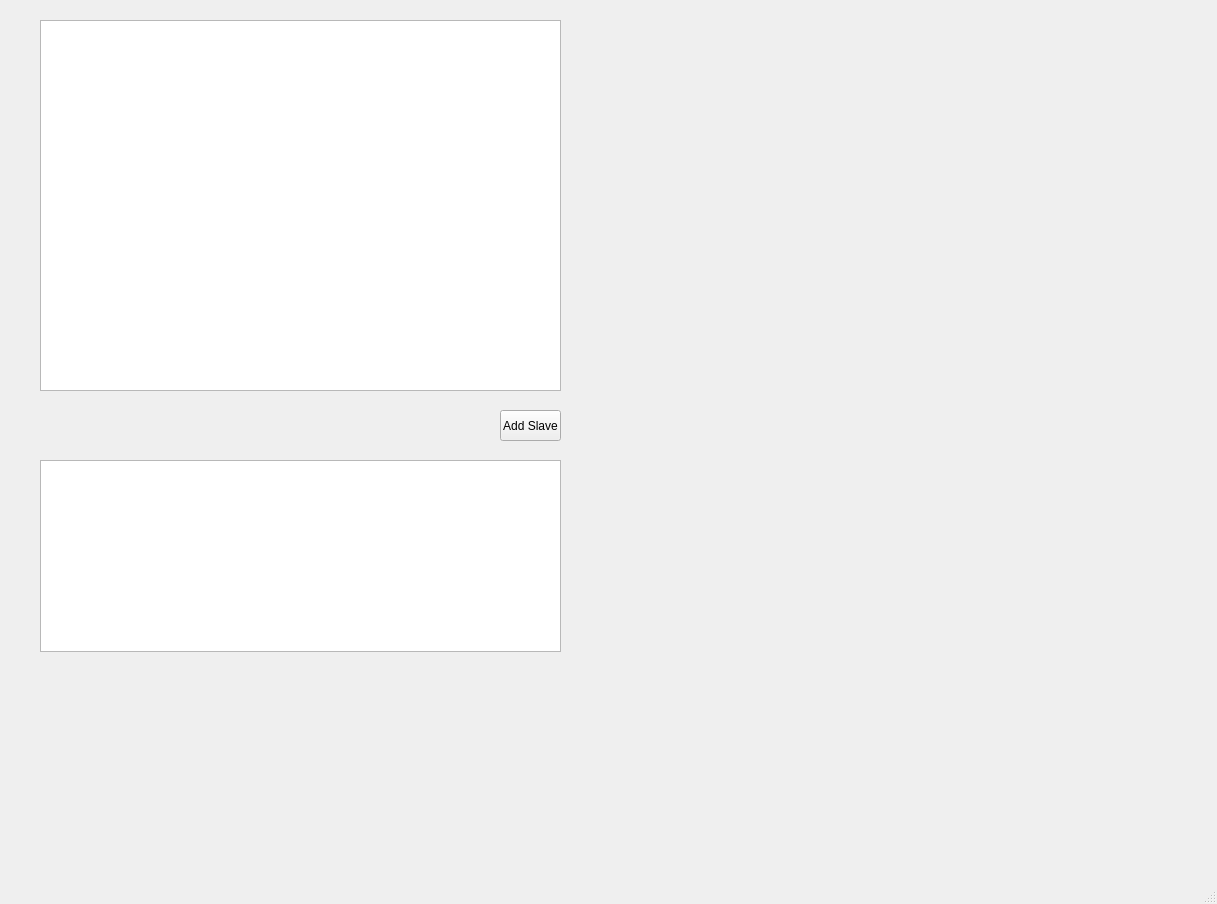
<?xml version="1.0" encoding="UTF-8"?>
<ui version="4.0">
 <class>MainWindow</class>
 <widget class="QMainWindow" name="MainWindow">
  <property name="geometry">
   <rect>
    <x>0</x>
    <y>0</y>
    <width>1217</width>
    <height>904</height>
   </rect>
  </property>
  <property name="windowTitle">
   <string>MainWindow</string>
  </property>
  <widget class="QWidget" name="centralwidget">
   <widget class="QTableWidget" name="NodeTable">
    <property name="geometry">
     <rect>
      <x>40</x>
      <y>460</y>
      <width>521</width>
      <height>192</height>
     </rect>
    </property>
    <attribute name="horizontalHeaderCascadingSectionResizes">
     <bool>true</bool>
    </attribute>
    <attribute name="horizontalHeaderMinimumSectionSize">
     <number>42</number>
    </attribute>
    <attribute name="horizontalHeaderStretchLastSection">
     <bool>true</bool>
    </attribute>
    <attribute name="verticalHeaderVisible">
     <bool>false</bool>
    </attribute>
    <attribute name="verticalHeaderHighlightSections">
     <bool>false</bool>
    </attribute>
   </widget>
   <widget class="QGraphicsView" name="SwarmView">
    <property name="geometry">
     <rect>
      <x>40</x>
      <y>20</y>
      <width>521</width>
      <height>371</height>
     </rect>
    </property>
   </widget>
   <widget class="QPushButton" name="AddNodeButton">
    <property name="geometry">
     <rect>
      <x>500</x>
      <y>410</y>
      <width>61</width>
      <height>31</height>
     </rect>
    </property>
    <property name="text">
     <string>Add Slave</string>
    </property>
   </widget>
  </widget>
  <widget class="QMenuBar" name="menubar">
   <property name="geometry">
    <rect>
     <x>0</x>
     <y>0</y>
     <width>1217</width>
     <height>21</height>
    </rect>
   </property>
  </widget>
  <widget class="QStatusBar" name="statusbar"/>
 </widget>
 <resources/>
 <connections/>
</ui>
